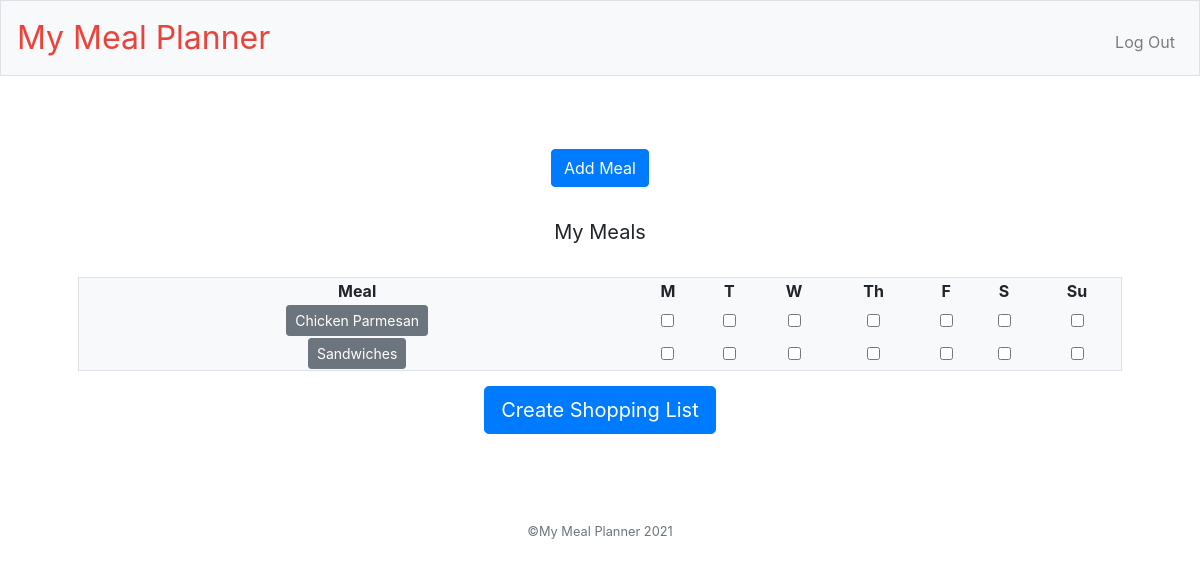
Page /myMeals (signed in) on the earlier database version.
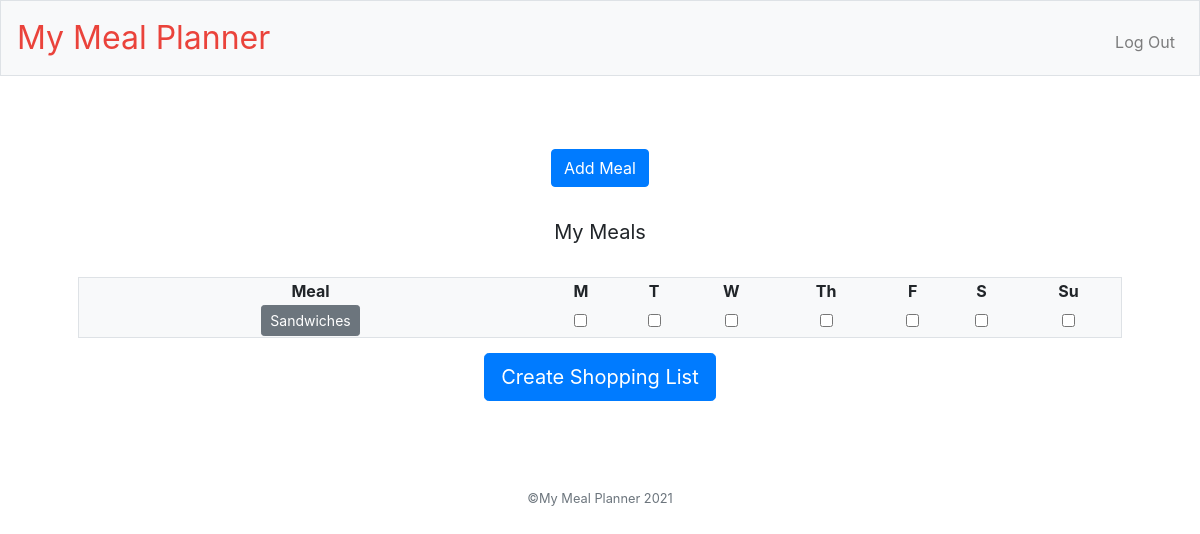
Same page on the later database version.
### tables this page shows
CREATE TABLE 'meals' ('meal_id' integer PRIMARY KEY AUTOINCREMENT NOT NULL, 'user_id' integer, 'meal_name' text);

### my_meal_planner/views.py (the view)
@app.route("/myMeals", methods=["GET", "POST"])
@login_required
def myMeals():
    if request.method == "POST":
        myMeals = db.execute("SELECT * FROM meals WHERE user_id = :user_id ORDER BY meal_name COLLATE NOCASE;",
                             user_id = session["user_id"])
        shoppingList = []
        finalShoppingList = []
        for row in myMeals:
            count = 0
            if request.form.getlist("M" + str(row["meal_name"])):
                count += 1
            if request.form.getlist("T" + str(row["meal_name"])):
                count += 1
            if request.form.getlist("W" + str(row["meal_name"])):
                count += 1
            if request.form.getlist("Th" + str(row["meal_name"])):
                count += 1
            if request.form.getlist("F" + str(row["meal_name"])):
                count += 1
            if request.form.getlist("S" + str(row["meal_name"])):
                count += 1
            if request.form.getlist("Su" + str(row["meal_name"])):
                count += 1
            if count > 0:
                ingredientList = db.execute("SELECT * FROM ingredients WHERE meal_id = :meal_id ORDER BY ingredient COLLATE NOCASE;",
                                         meal_id = row["meal_id"])
                for row in ingredientList:
                    shoppingList.append({"Ingredient": row["ingredient"] , "Quantity": (count * (int(row["quantity"]))) , "Unit": row["unit"]})
        if shoppingList == []:
            flash("Please select a meal for at least one day to generate a shopping list.")
            return redirect ("/myMeals")
        for i in range(len(shoppingList)):
            for j in range((i+1), len(shoppingList)):
                if shoppingList[j]["Ingredient"].lower() == shoppingList[i]["Ingredient"].lower() and shoppingList[j]["Unit"] == shoppingList[i]["Unit"]:
                    shoppingList[i]["Quantity"] += shoppingList[j]["Quantity"]
                    shoppingList[j]["Quantity"] = 0
        for i in range(len(shoppingList)):
            if shoppingList[i]["Quantity"] != 0:
                finalShoppingList.append(shoppingList[i])
        return render_template("shoppingList.html", myMeals=myMeals, finalShoppingList=finalShoppingList)
    else:
        empty = False
        myMeals = db.execute("SELECT * FROM meals WHERE user_id = :user_id ORDER BY meal_name COLLATE NOCASE;",
                             user_id = session["user_id"])
        if len(myMeals) == 0:
            empty = True
        return render_template("myMeals.html", myMeals=myMeals, empty=empty)

### my_meal_planner/views.py (called while the page is built)
@app.after_request
def after_request(response):
    response.headers["Cache-Control"] = "no-cache, no-store, must-revalidate"
    response.headers["Expires"] = 0
    response.headers["Pragma"] = "no-cache"
    return response

def login_required(f):
    @wraps(f)
    def decorated_function(*args, **kwargs):
        if session.get("user_id") is None:
            return redirect("/index")
        return f(*args, **kwargs)
    return decorated_function

### my_meal_planner/templates/myMeals.html (shortened to what this page needs)
{% extends "layout.html" %}
{% block main %}
<form action="/addMeal" method="get">
    <button class="btn btn-primary" type="submit">Add Meal</button>
</form>
{% if empty == True  %}
<p> Looks like you don't have any meals yet, click above to add some!</p>
{% else %}
<header style="margin: 0 auto" class="navbar-brand"> My Meals </header>
<form id="myMeals" name="myMeals" action="/myMeals" method="post" style="margin-bottom: 15px">
    <table class="navbar-expand-md navbar-light bg-light border" width=100%>
        <tr>
            <th>Meal</th>
            <th>M</th>
            <th>T</th>
            <th>W</th>
            <th>Th</th>
            <th>F</th>
            <th>S</th>
            <th>Su</th>
        </tr>
        {% for row in myMeals %}
        <tr>
            <td>
                <button type="button" class="btn btn-secondary btn-sm" data-toggle="modal" data-target="#{{ "modal_" ~ row["meal_id"] }}">
                    {{ row["meal_name"] }}
                </button>
            </td>
            <td><input type="checkbox" name="{{ "M" ~ row["meal_name"] }}"></td>
            <td><input type="checkbox" name="{{ "T" ~ row["meal_name"] }}"></td>
            <td><input type="checkbox" name="{{ "W" ~ row["meal_name"] }}"></td>
            <td><input type="checkbox" name="{{ "Th" ~ row["meal_name"] }}"></td>
            <td><input type="checkbox" name="{{ "F" ~ row["meal_name"] }}"></td>
            <td><input type="checkbox" name="{{ "S" ~ row["meal_name"] }}"></td>
            <td><input type="checkbox" name="{{ "Su" ~ row["meal_name"] }}"></td>
        </tr>
        {% endfor %}
    </table>
    <button name="listSubmit" type="submit" class="btn btn-primary btn-lg" style="margin-top: 15px">Create Shopping List</button>
</form>
{% endif %}
{% endblock %}

### my_meal_planner/templates/layout.html (shortened to what this page needs)
<!DOCTYPE html>
<html lang="en">
    <head>
        <link href="https://maxcdn.bootstrapcdn.com/bootstrap/4.1.3/css/bootstrap.min.css" rel="stylesheet">
        <link href="/static/styles.css" rel="stylesheet">
    </head>
    <body>
        <nav class="navbar navbar-expand-md navbar-light bg-light border">
            <a class="navbar-brand" href="/myMeals"><span class="red">My Meal Planner</span></a>
            <div class="collapse navbar-collapse" id="navbar">
                {% if session.user_id %}
                    <ul class="navbar-nav ml-auto mt-2">
                        <li class="nav-item"><a class="nav-link" href="/logout">Log Out</a></li>
                    </ul>
                {% else %}
                    <ul class="navbar-nav ml-auto mt-2">
                        <li class="nav-item"><a class="nav-link" href="/register">Register</a></li>
                        <li class="nav-item"><a class="nav-link" href="/login">Log In</a></li>
                    </ul>
                {% endif %}
            </div>
        </nav>
        <main class="container p-5">
            {% block main %}{% endblock %}
        </main>
        <footer class="small text-center text-muted">
            &#169;My Meal Planner <script>currentYear()</script>
        </footer>
    </body>
</html>

### my_meal_planner/static/styles.css (style rules this page uses)
nav .navbar-brand { font-size: xx-large; }
nav .navbar-brand .red { color: #ea433b; }
main { overflow-x: auto; text-align: center; }
form { padding-bottom: 25px; padding-top: 25px; }

Differences in the rows shown:
removed meals: meal_name "Chicken Parmesan"
